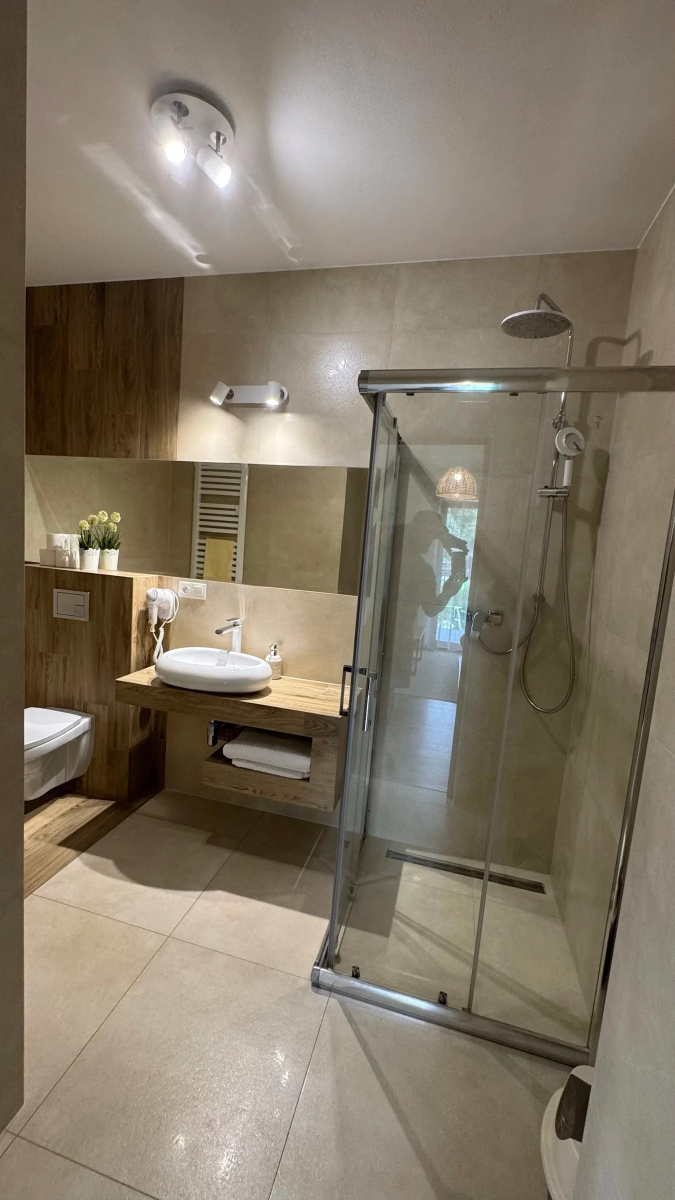
#> input picture src/assets/ap1-lazienka-prysznic.webp, 1350 x 2400 px (shown at 1/2 size)
$ python -i podkrec-zdjecia.py   (imports and definitions only)
#> lines starting #> are read from the running program, lines starting #| are printed output that depends on the picture; after the words box and inside, x2 and y2 are one past the last pixel; in counts of white or black regions, pixels touching at a corner belong together
#> further down, picture is the input picture: PIL image 1350x2400 RGB; mean R, G, B 130.4, 119.4, 102.9
#!/usr/bin/env python3
"""Delikatna korekcja kolorów zdjęć plenerowych Willi Wójcik.

Powód (feedback właścicielki, 16.09.2026): „zdjęcia z tą zielenią na zewnątrz są
brzydkie szarawe […] bo są nijakie". Telefon rejestruje zieleń trawy i tuj wyraźnie
mniej nasyconą, niż widzi ją oko — zwłaszcza przy pełnym słońcu i dużej połaci
jasnej kostki brukowej, która zaniża ekspozycję całego kadru.

Co robi, świadomie zachowawczo — to nieruchomość, nie plakat:
  1. VIBRANCE, nie saturacja. Podbija głównie piksele mało nasycone (gamma na S),
     więc niebo i elewacja nie robią się kreskówkowe.
  2. DODATKOWY podbicie tylko w paśmie zieleni (odcienie 60–170°), bo o zieleń
     był konkretny zarzut.
  3. Delikatne ocieplenie — zdjęcia mają lekko niebieski odcień z cienia.
  4. Odzyskanie czerni: rozciągnięcie poziomów tak, by najciemniejszy percentyl
     trafił w zero. Usuwa „mgiełkę", która najmocniej czyta się jako szarość.

Użycie:
  python3 scripts/podkrec-zdjecia.py --lista            # pokaż nasycenie wszystkich
  python3 scripts/podkrec-zdjecia.py plik1 plik2 ...    # popraw wskazane
  python3 scripts/podkrec-zdjecia.py --podglad plik     # zapisz porównanie przed/po
"""
from __future__ import annotations

import argparse
import subprocess
import sys
from pathlib import Path

import numpy as np
from PIL import Image

ROOT = Path(__file__).resolve().parent.parent
ASSETS = ROOT / "src/assets"

VIBRANCE = 0.68      # gamma na S: <1 podbija słabo nasycone mocniej niż mocno nasycone
ZIELEN = 1.22        # dodatkowy mnożnik nasycenia dla odcieni zieleni
CIEPLO = 1.022       # mnożnik kanału R (B odwrotnie) — zdejmuje niebieski nalot
CZERN_PCT = 0.4      # percentyl, który ma trafić w zero

# Profil łagodny (--lagodnie). Powstał 16.09.2026 przy zdjęciach dosłanych przez
# właścicieli: ustawienia domyślne wywindowały nasycenie do 100-120 (reszta galerii
# trzyma 86-93), żywopłot robił się neonowy, a OCIEPLENIE zamieniało białą elewację
# i jasną kostkę w kremowe — ten sam objaw, przez który we wrześniu wycofaliśmy
# korektę ze zdjęć wnętrz.
#
# Kiedy użyć: kadr ma niskie ZMIERZONE nasycenie, ale nie jest szary — niskie
# nasycenie bierze się z dużej połaci jasnej kostki, betonu albo nieba, a nie
# z wyblakłej zieleni. Wtedy zostaje samo odzyskanie czerni i delikatna zieleń,
# bez ocieplenia. Profil domyślny jest do kadrów faktycznie płaskich i zimnych.
LAGODNIE = dict(VIBRANCE=0.84, ZIELEN=1.10, CIEPLO=1.0)


def rgb_na_hsv(a):
    return np.asarray(Image.fromarray(a.astype(np.uint8), "RGB").convert("HSV")).astype(np.float32)


# [4 lines left out: function nasycenie, not called in this run]


def popraw(im: Image.Image) -> Image.Image:
    a = np.asarray(im.convert("RGB")).astype(np.float32)

    # 1+2 — nasycenie w przestrzeni HSV
    hsv = rgb_na_hsv(a)
    h, s, v = hsv[..., 0], hsv[..., 1] / 255.0, hsv[..., 2]
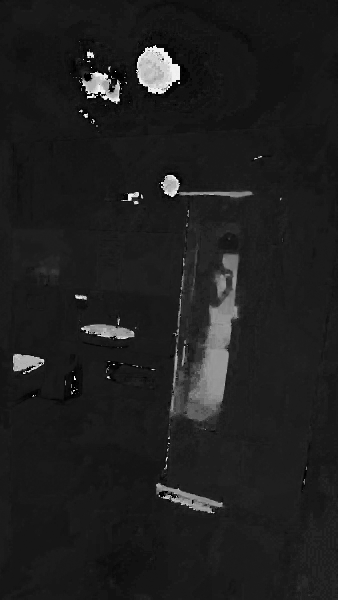
#> h: shape (2400, 1350) float32 (shown at 1/4 size); min 0, max 253, mean 30.7
    s_new = np.power(np.clip(s, 0, 1), VIBRANCE)
    zielen = (h >= 42) & (h <= 120)          # odcień 0-255 w PIL: ~60-170° koła barw
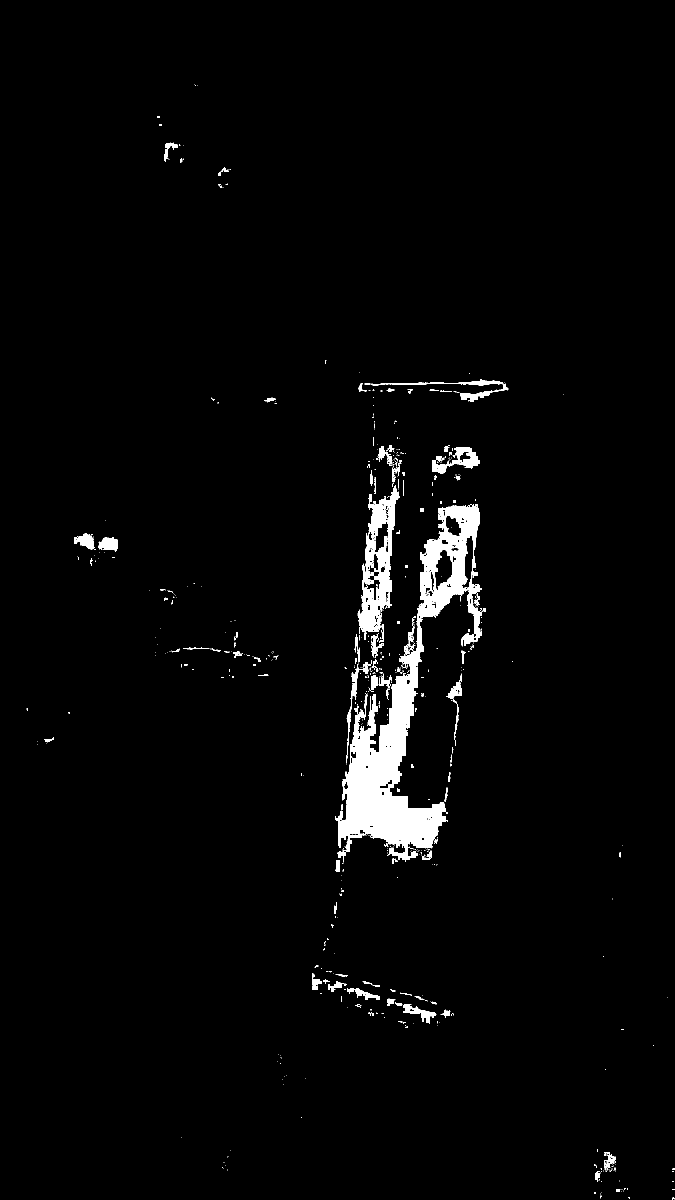
#> zielen: shape (2400, 1350) bool (shown at 1/2 size); 2.6% white; 675 white regions (572 under 20 px), largest, box (x1, y1, x2, y2) and area: (670, 1008, 972, 1725) 55073, (716, 970, 800, 1280) 10602, (864, 894, 960, 947) 1936
    s_new = np.where(zielen, s_new * ZIELEN, s_new)
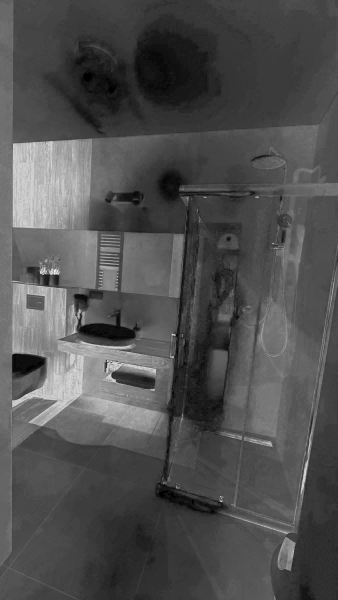
#> s_new: shape (2400, 1350) float32 (shown at 1/4 size); min 0, max 1.22, mean 0.384; drawn with min black and max white
    hsv_new = np.stack([h, np.clip(s_new, 0, 1) * 255, v], axis=2).astype(np.uint8)
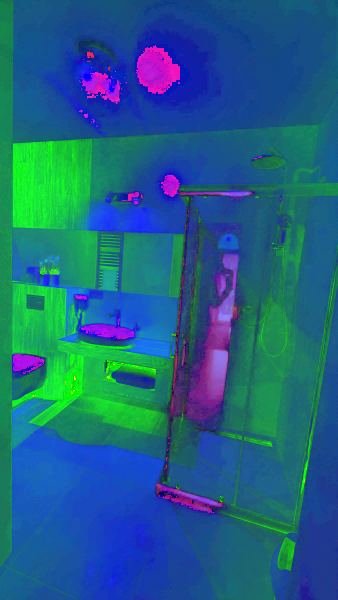
#> hsv_new: shape (2400, 1350, 3) (shown at 1/4 size); mean of channels 0, 1, 2 30.7, 97.3, 131; drawn as R, G, B
    a = np.asarray(Image.fromarray(hsv_new, "HSV").convert("RGB")).astype(np.float32)

    # 3 — ocieplenie
    a[..., 0] *= CIEPLO
    a[..., 2] /= CIEPLO

    # 4 — odzyskanie czerni (na luminancji, żeby nie przesunąć balansu bieli)
    lum = 0.2126 * a[..., 0] + 0.7152 * a[..., 1] + 0.0722 * a[..., 2]
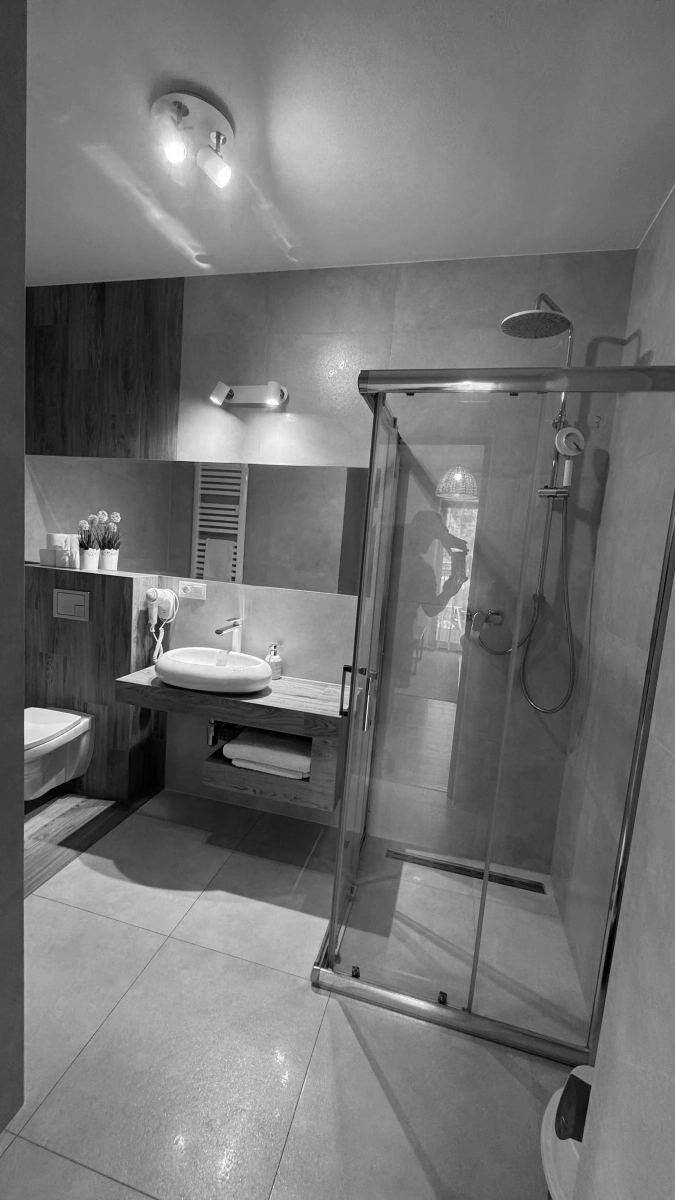
#> lum: shape (2400, 1350) float32 (shown at 1/2 size); min 0, max 255.8, mean 115; drawn with min black and max white
    czern = np.percentile(lum, CZERN_PCT)
#> czern = 9.79
    if czern > 2:
        a = (a - czern) * (255.0 / (255.0 - czern))

    return Image.fromarray(np.clip(a, 0, 255).astype(np.uint8), "RGB")
#> returned value: PIL image 1350x2400 RGB


# [54 lines left out: functions zapisz_webp, main, not called in this run]


# [2 lines not run here, left out]

>>> from PIL import Image
>>> picture = Image.open('../src/assets/ap1-lazienka-prysznic.webp')
>>> result = popraw(picture)

$ run again, on src/assets/ap1-salon-sypialnia.webp
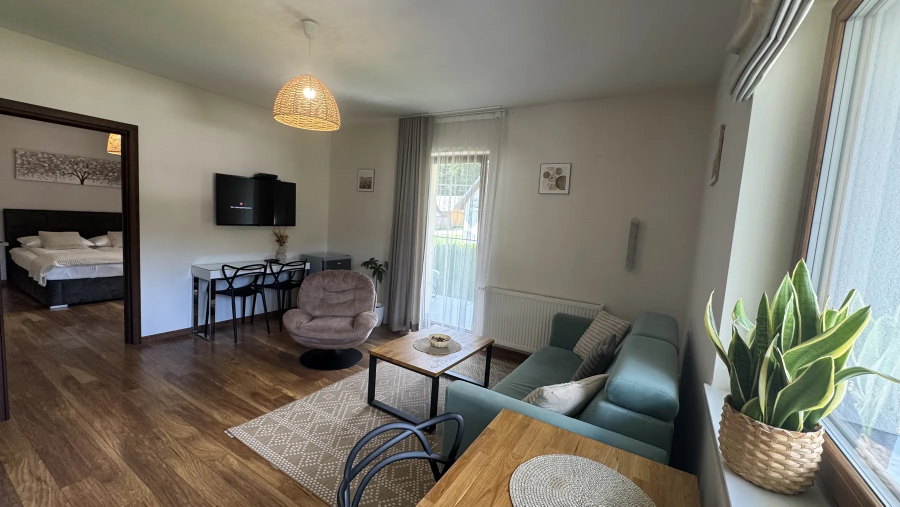
#> input picture src/assets/ap1-salon-sypialnia.webp, 1800 x 1013 px (shown at 1/2 size)
#> picture is the input picture: PIL image 1800x1013 RGB; mean R, G, B 122.4, 119.1, 109.2
#> in popraw, `zielen = (h >= 42) & (h <= 120)`:
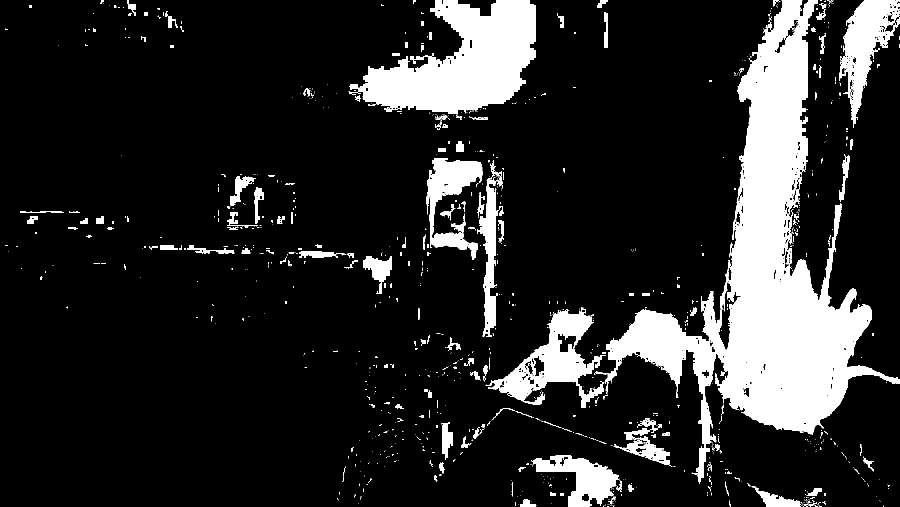
#> zielen: shape (1013, 1800) bool (shown at 1/2 size); 15.6% white; 1125 white regions (932 under 20 px), largest, box (x1, y1, x2, y2) and area: (1190, 0, 1800, 968) 154626, (698, 0, 1072, 229) 47789, (971, 615, 1209, 816) 15910
#> in popraw, `lum = 0.2126 * a[..., 0] + 0.7152 * a[..., 1] + 0.0722 * a[..., 2]`:
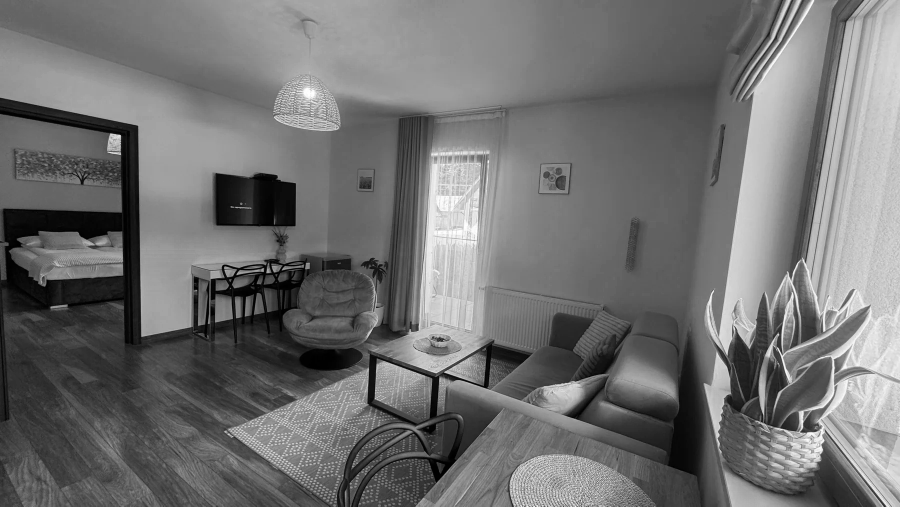
#> lum: shape (1013, 1800) float32 (shown at 1/2 size); min 0, max 255.8, mean 114.1; drawn with min black and max white
#> czern = 2.16

$ run again, on src/assets/ap1-salon-tv-stol.webp
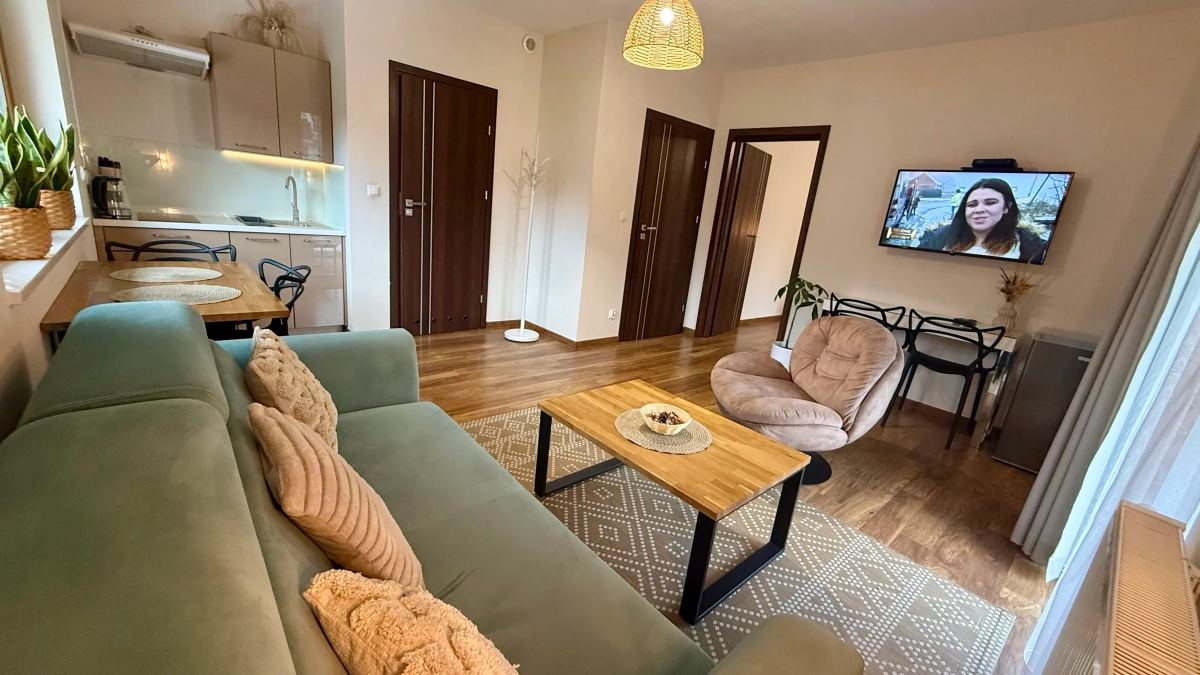
#> input picture src/assets/ap1-salon-tv-stol.webp, 2400 x 1350 px (shown at 1/2 size)
#> picture is the input picture: PIL image 2400x1350 RGB; mean R, G, B 142.7, 125, 102.4
#> in popraw, `zielen = (h >= 42) & (h <= 120)`:
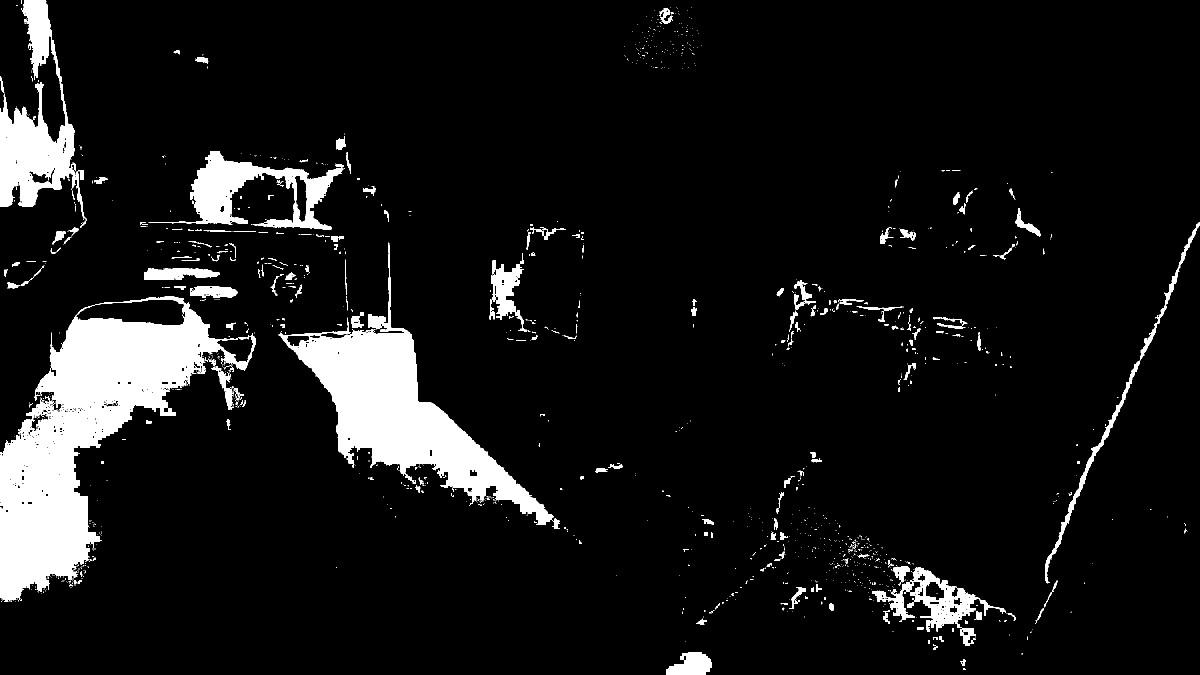
#> zielen: shape (1350, 2400) bool (shown at 1/2 size); 8.6% white; 1435 white regions (1225 under 20 px), largest, box (x1, y1, x2, y2) and area: (0, 592, 512, 1204) 110497, (557, 485, 1107, 1050) 71728, (0, 0, 174, 456) 27804
#> in popraw, `lum = 0.2126 * a[..., 0] + 0.7152 * a[..., 1] + 0.0722 * a[..., 2]`:
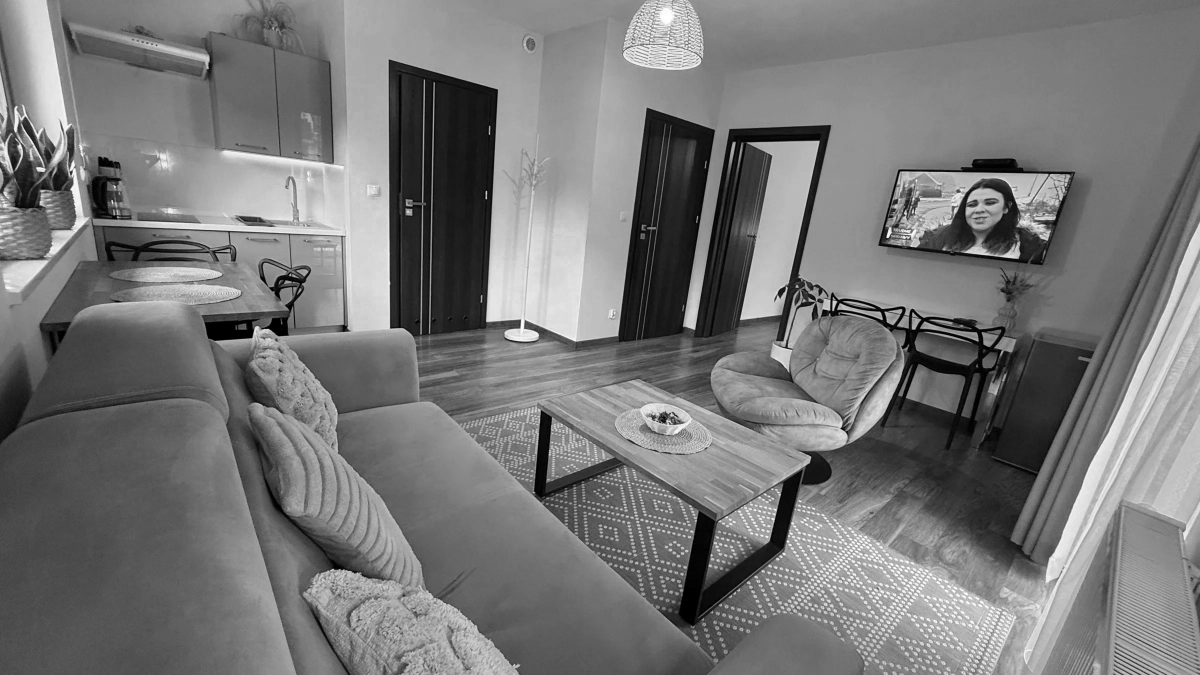
#> lum: shape (1350, 2400) float32 (shown at 1/2 size); min 0, max 255.8, mean 120.1; drawn with min black and max white
#> czern = 3.31
